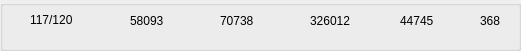
   <widget class="QGroupBox" name="groupBox">
    <property name="geometry">
     <rect>
      <x>10</x>
      <y>10</y>
      <width>521</width>
      <height>51</height>
     </rect>
    </property>
    <property name="title">
     <string/>
    </property>
    <widget class="QLabel" name="label_7">
     <property name="geometry">
      <rect>
       <x>10</x>
       <y>10</y>
       <width>20</width>
       <height>20</height>
      </rect>
     </property>
     <property name="text">
      <string/>
     </property>
     <property name="pixmap">
      <pixmap>icon/ship.png</pixmap>
     </property>
     <property name="scaledContents">
      <bool>true</bool>
     </property>
    </widget>
    <widget class="QLabel" name="tv_shipNum">
     <property name="geometry">
      <rect>
       <x>30</x>
       <y>10</y>
       <width>71</width>
       <height>21</height>
      </rect>
     </property>
     <property name="text">
      <string>&lt;html&gt;&lt;head/&gt;&lt;body&gt;&lt;p&gt;117/120&lt;/p&gt;&lt;/body&gt;&lt;/html&gt;</string>
     </property>
    </widget>
    <widget class="QLabel" name="label_8">
     <property name="geometry">
      <rect>
       <x>100</x>
       <y>10</y>
       <width>21</width>
       <height>21</height>
      </rect>
     </property>
     <property name="text">
      <string/>
     </property>
     <property name="pixmap">
      <pixmap>icon/oil.png</pixmap>
     </property>
     <property name="scaledContents">
      <bool>true</bool>
     </property>
    </widget>
    <widget class="QLabel" name="tv_oil">
     <property name="geometry">
      <rect>
       <x>130</x>
       <y>10</y>
       <width>51</width>
       <height>21</height>
      </rect>
     </property>
     <property name="text">
      <string>58093</string>
     </property>
    </widget>
    <widget class="QLabel" name="label_10">
     <property name="geometry">
      <rect>
       <x>190</x>
       <y>10</y>
       <width>21</width>
       <height>21</height>
      </rect>
     </property>
     <property name="text">
      <string/>
     </property>
     <property name="pixmap">
      <pixmap>icon/ammo.png</pixmap>
     </property>
     <property name="scaledContents">
      <bool>true</bool>
     </property>
    </widget>
    <widget class="QLabel" name="tv_ammo">
     <property name="geometry">
      <rect>
       <x>220</x>
       <y>10</y>
       <width>72</width>
       <height>21</height>
      </rect>
     </property>
     <property name="text">
      <string>70738</string>
     </property>
    </widget>
    <widget class="QLabel" name="label_12">
     <property name="geometry">
      <rect>
       <x>280</x>
       <y>10</y>
       <width>21</width>
       <height>21</height>
      </rect>
     </property>
     <property name="text">
      <string/>
     </property>
     <property name="pixmap">
      <pixmap>icon/steel.png</pixmap>
     </property>
     <property name="scaledContents">
      <bool>true</bool>
     </property>
    </widget>
    <widget class="QLabel" name="tv_steel">
     <property name="geometry">
      <rect>
       <x>310</x>
       <y>10</y>
       <width>61</width>
       <height>21</height>
      </rect>
     </property>
     <property name="text">
      <string>326012</string>
     </property>
    </widget>
    <widget class="QLabel" name="label_14">
     <property name="geometry">
      <rect>
       <x>370</x>
       <y>10</y>
       <width>21</width>
       <height>21</height>
      </rect>
     </property>
     <property name="text">
      <string/>
     </property>
     <property name="pixmap">
      <pixmap>icon/aluminium.png</pixmap>
     </property>
     <property name="scaledContents">
      <bool>true</bool>
     </property>
    </widget>
    <widget class="QLabel" name="tv_aluminium">
     <property name="geometry">
      <rect>
       <x>400</x>
       <y>10</y>
       <width>41</width>
       <height>21</height>
      </rect>
     </property>
     <property name="text">
      <string>44745</string>
     </property>
    </widget>
    <widget class="QLabel" name="tv_oilChange">
     <property name="geometry">
      <rect>
       <x>130</x>
       <y>30</y>
       <width>51</width>
       <height>16</height>
      </rect>
     </property>
     <property name="text">
      <string/>
     </property>
    </widget>
    <widget class="QLabel" name="tv_ammoChange">
     <property name="geometry">
      <rect>
       <x>220</x>
       <y>30</y>
       <width>72</width>
       <height>15</height>
      </rect>
     </property>
     <property name="text">
      <string/>
     </property>
    </widget>
    <widget class="QLabel" name="tv_steelChange">
     <property name="geometry">
      <rect>
       <x>310</x>
       <y>30</y>
       <width>72</width>
       <height>15</height>
      </rect>
     </property>
     <property name="text">
      <string/>
     </property>
    </widget>
    <widget class="QLabel" name="tv_aluminiumChange">
     <property name="geometry">
      <rect>
       <x>400</x>
       <y>30</y>
       <width>41</width>
       <height>16</height>
      </rect>
     </property>
     <property name="text">
      <string/>
     </property>
    </widget>
    <widget class="QLabel" name="label_20">
     <property name="geometry">
      <rect>
       <x>460</x>
       <y>10</y>
       <width>16</width>
       <height>21</height>
      </rect>
     </property>
     <property name="text">
      <string/>
     </property>
     <property name="pixmap">
      <pixmap>icon/p541.png</pixmap>
     </property>
     <property name="scaledContents">
      <bool>true</bool>
     </property>
    </widget>
    <widget class="QLabel" name="tv_fastRepair">
     <property name="geometry">
      <rect>
       <x>480</x>
       <y>10</y>
       <width>31</width>
       <height>21</height>
      </rect>
     </property>
     <property name="text">
      <string>368</string>
     </property>
    </widget>
    <widget class="QLabel" name="tv_fastRepairChange">
     <property name="geometry">
      <rect>
       <x>480</x>
       <y>30</y>
       <width>51</width>
       <height>16</height>
      </rect>
     </property>
     <property name="text">
      <string/>
     </property>
    </widget>
   </widget>
